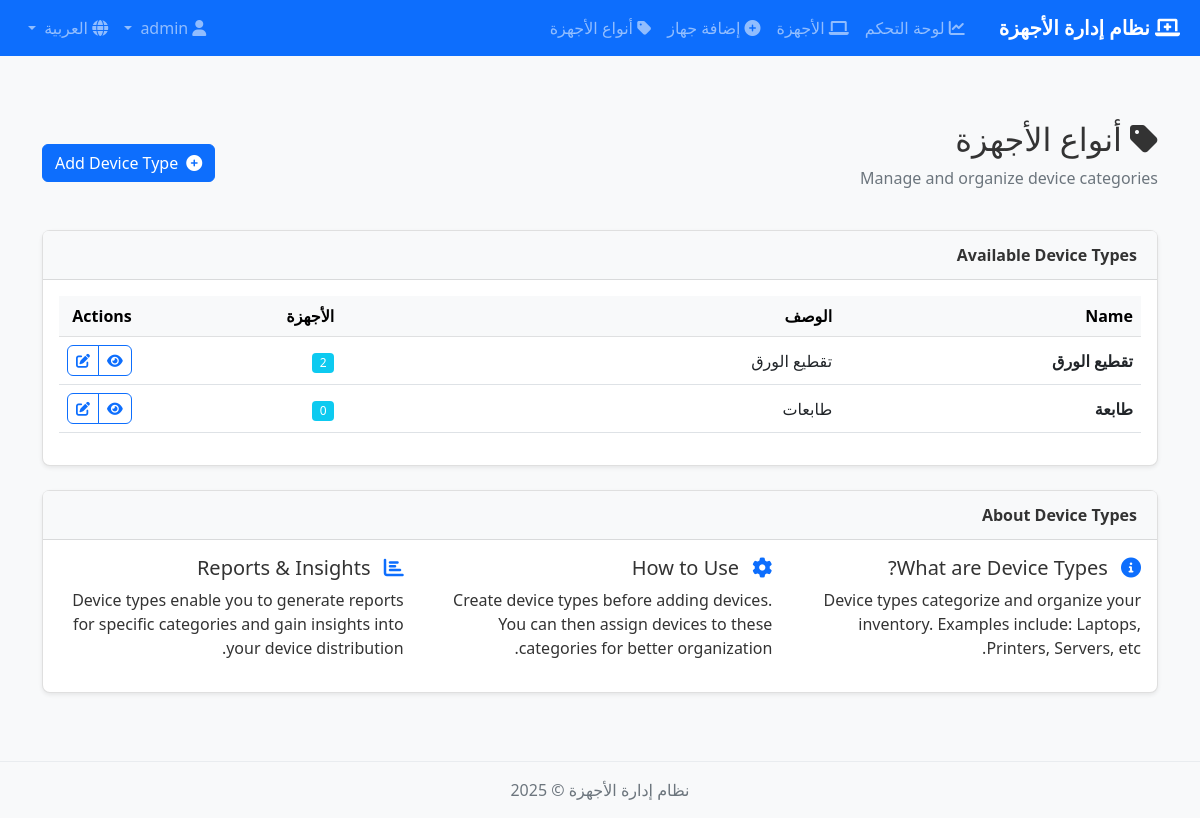
The page /ar/inventory/device-types/ (signed in) on the database its author committed.
### inventory/models.py (models this page shows, shortened)
class DeviceType(models.Model):
    name = models.CharField(max_length=100)
    description = models.TextField(blank=True)
    class Meta:
        ordering = ['name']

### inventory/views.py (the view)
# urls.py: path('device-types/', views.device_type_list, name='device_type_list'),
@login_required
def device_type_list(request):
    device_types = DeviceType.objects.all()
    context = {
        'device_types': device_types,
    }
    return render(request, 'inventory/device_type_list.html', context)

### templates/inventory/device_type_list.html (shortened to what this page needs)
{% extends 'base.html' %}
{% load i18n %}
{% block content %}
<div class="container py-4">
    <div class="row mb-4">
        <div class="col-md-6">
            <h2>
                <i class="fas fa-tag me-2"></i>{% trans "Device Types" %}
            </h2>
            <p class="text-muted">
                {% trans "Manage and organize device categories" %}
            </p>
        </div>
        <div class="col-md-6 text-md-end my-auto">
            {% if perms.inventory.add_devicetype %}
            <a href="{% url 'inventory:device_type_create' %}" class="btn btn-primary">
                <i class="fas fa-plus-circle me-2"></i>{% trans "Add Device Type" %}
            </a>
            {% endif %}
        </div>
    </div>
    <div class="card shadow-sm">
        <div class="card-header bg-light">
            <strong>{% trans "Available Device Types" %}</strong>
        </div>
        <div class="card-body">
            {% if device_types %}
                <div class="table-responsive">
                    <table class="table table-hover align-middle">
                        <thead class="table-light">
                            <tr>
                                <th width="30%">{% trans "Name" %}</th>
                                <th width="50%">{% trans "Description" %}</th>
                                <th width="20%">{% trans "Devices" %}</th>
                                <th width="10%">{% trans "Actions" %}</th>
                            </tr>
                        </thead>
                        <tbody>
                            {% for device_type in device_types %}
                            <tr>
                                <td>
                                    <strong>{{ device_type.name }}</strong>
                                </td>
                                <td>
                                    {{ device_type.description|default:"-"|truncatechars:120 }}
                                </td>
                                <td>
                                    <span class="badge bg-info">
                                        {{ device_type.devices.count }}
                                    </span>
                                </td>
                                <td>
                                    <div class="btn-group btn-group-sm">
                                        <a href="{% url 'inventory:device_list' %}?device_type={{ device_type.id }}"
                                           class="btn btn-outline-primary"
                                           title="{% trans 'View Devices' %}">
                                            <i class="fas fa-eye"></i>
                                        </a>
                                        {% if perms.inventory.change_devicetype %}
                                        <a href="{% url 'inventory:device_type_update' device_type.id %}"
                                           class="btn btn-outline-primary"
                                           title="{% trans 'Edit' %}">
                                            <i class="fas fa-edit"></i>
                                        </a>
                                        {% endif %}
                                    </div>
                                </td>
                            </tr>
                            {% endfor %}
                        </tbody>
                    </table>
                </div>
            {% else %}
                <div class="alert alert-info">
                    <i class="fas fa-info-circle me-2"></i>
                    {% trans "No device types found. Please create a device type to get started." %}
                </div>
            {% endif %}
        </div>
    </div>
    <div class="card shadow-sm mt-4">
        <div class="card-header bg-light">
            <strong>{% trans "About Device Types" %}</strong>
        </div>
        <div class="card-body">
            <div class="row">
                <div class="col-md-4">
                    <div class="mb-3">
                        <h5>
                            <i class="fas fa-info-circle text-primary me-2"></i>
                            {% trans "What are Device Types?" %}
                        </h5>
                        <p>
                            {% trans "Device types categorize and organize your inventory. Examples include: Laptops, Printers, Servers, etc." %}
                        </p>
                    </div>
                </div>
                <div class="col-md-4">
                    <div class="mb-3">
                        <h5>
                            <i class="fas fa-cog text-primary me-2"></i>
                            {% trans "How to Use" %}
                        </h5>
                        <p>
                            {% trans "Create device types before adding devices. You can then assign devices to these categories for better organization." %}
                        </p>
                    </div>
                </div>
                <div class="col-md-4">
                    <div class="mb-3">
                        <h5>
                            <i class="fas fa-chart-bar text-primary me-2"></i>
                            {% trans "Reports & Insights" %}
                        </h5>
                        <p>
                            {% trans "Device types enable you to generate reports for specific categories and gain insights into your device distribution." %}
                        </p>
                    </div>
                </div>
            </div>
        </div>
    </div>
</div>
{% endblock %}

### static/css/style.css (style rules this page uses)
body { font-family: 'Segoe UI', Tahoma, Geneva, Verdana, sans-serif; background-color: #f8f9fa; color: #333; }
.card { border-radius: 8px; border: 1px solid rgba(0, 0, 0, 0.125); box-shadow: 0 0.125rem 0.25rem rgba(0, 0, 0, 0.075); margin-bottom: 20px; }
.card-header { border-bottom: 1px solid rgba(0, 0, 0, 0.125); background-color: #f8f9fa; padding: 0.75rem 1.25rem; }
.table-responsive { margin-bottom: 0; }
.table thead { background-color: #f8f9fa; }
.btn { border-radius: 6px; font-weight: 500; }
.btn-primary { background-color: #0d6efd; border-color: #0d6efd; }
.badge { font-weight: 500; padding: 0.35em 0.65em; border-radius: 4px; }

### rows shown on the page
DeviceType: name "تقطيع الورق", description "تقطيع الورق", devices.count "2"
DeviceType: name "طابعة", description "طابعات", devices.count "0"
